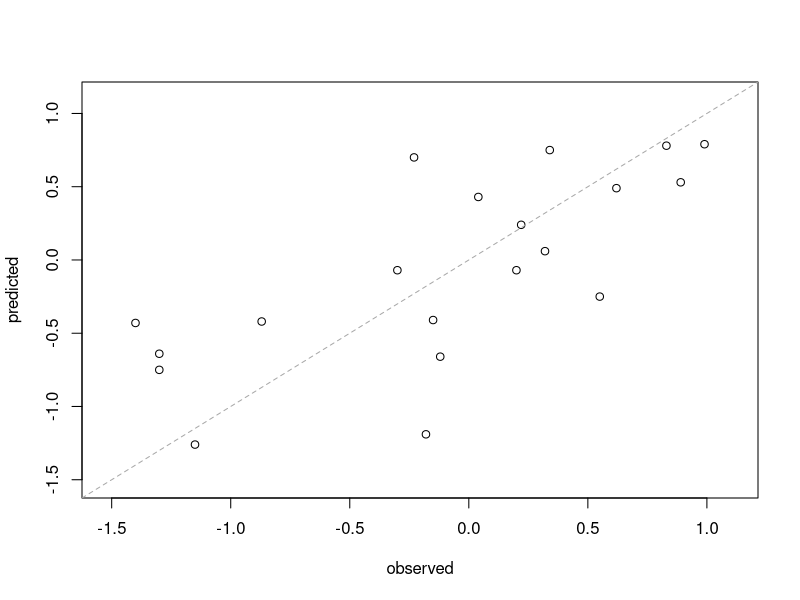
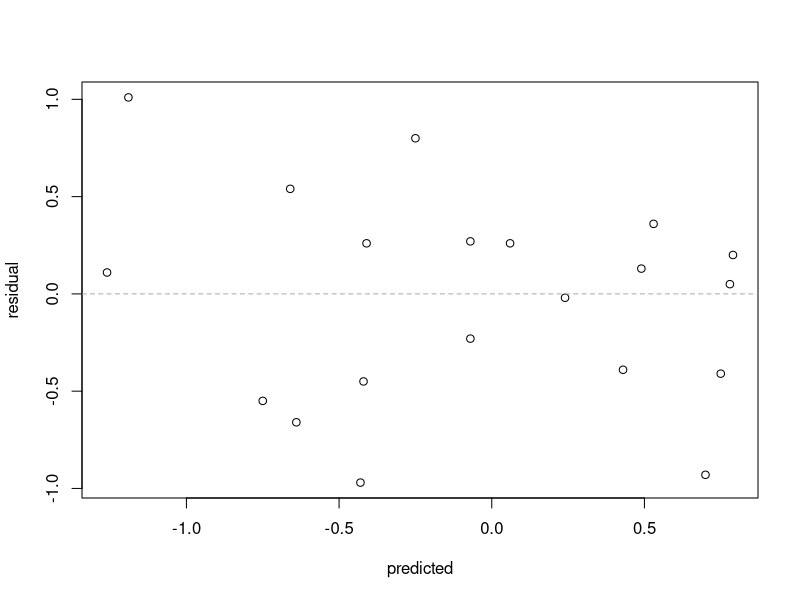

Reproduce these figures in R, in order.
#These are examples from Chapter 5.3
library(caret)

# Use the 'c' function to combine numbers into a vector
observed <- c(0.22, 0.83, -0.12, 0.89, -0.23, -1.30, -0.15, -1.4,
                + 0.62, 0.99, -0.18, 0.32, 0.34, -0.30, 0.04, -0.87,
                + 0.55, -1.30, -1.15, 0.20)
predicted <- c(0.24, 0.78, -0.66, 0.53, 0.70, -0.75, -0.41, -0.43,
               + 0.49, 0.79, -1.19, 0.06, 0.75, -0.07, 0.43, -0.42,
               + -0.25, -0.64, -1.26, -0.07)
residualValues <- observed - predicted
summary(residualValues)

# Observed values versus predicted values
# It is a good idea to plot the values on a common scale.
axisRange <- extendrange(c(observed, predicted))
plot(observed, predicted,ylim = axisRange,xlim = axisRange)
# Add a 45 degree reference line
abline(0, 1, col = "darkgrey", lty = 2)
# Predicted values versus residuals
plot(predicted, residualValues, ylab = "residual")
abline(h = 0, col = "darkgrey", lty = 2)


R2(predicted, observed) #Calculating R^2 value
RMSE(predicted, observed)

#Different formulas for R^2
# Simple correlation
cor(predicted, observed)

# Rank correlation
cor(predicted, observed, method = "spearman")
